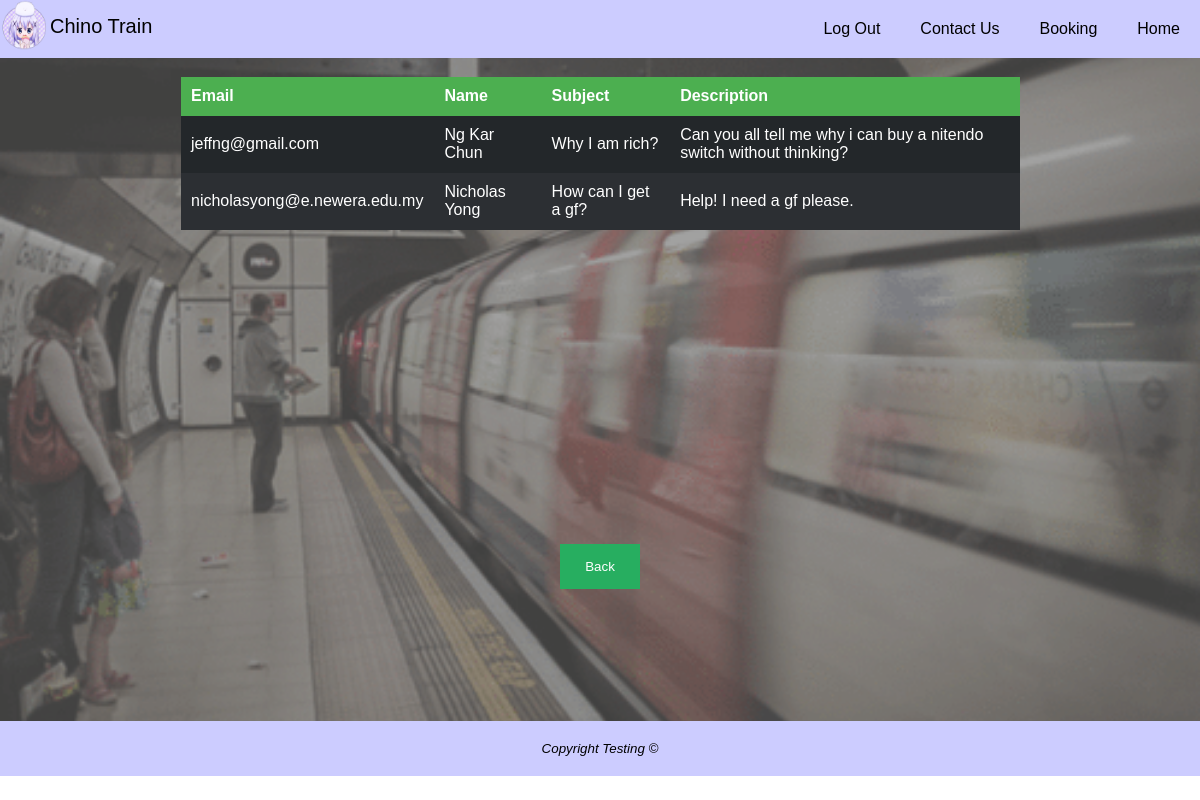
The page /Website/adminContact.php (signed in) on the database its author committed.
### tables this page shows
create table contact(
id int not null AUTO_INCREMENT,
email varchar(50) not null,
name varchar(50),
subject varchar(100),
description varchar(300), 
primary key(id));

### Website/adminContact.php (the view, shortened to what this page needs)
<!DOCTYPE html>
<html>
<head>
	<link rel="stylesheet" a href="css/styleA.css">
	<link rel="stylesheet" href="https://cdn.staticfile.org/font-awesome/4.7.0/css/font-awesome.css">
</head>
<body background="img/bgtrain.gif">
	<div class="mainpage-admin-contact">
		<div class="menu">
			<?php include 'adminmenu.php'; ?>
		</div>
		<br>
<?php
include 'C:/xampp/htdocs/WWW/conn_db.php';
$database="train";
$mysqli=new mysqli($host,$user,$password,$database);
$q="SELECT * from contact";
$r=$mysqli->query($q);
if ($r -> num_rows > 0) {
			echo '<div class="overflow">';
			echo "<table border='1'>";
			echo "<tr> <th>Email</th> <th>Name</th> <th>Subject</th> <th>Description</th></tr>";
			while ($row=$r -> fetch_assoc()) {
				echo "<tr> <td>".$row["email"]."</td> <td>".$row["name"]."</td> <td>".$row['subject']."</td> <td>".$row['description']."</td> </tr>";
			}
			echo "</table>";
			echo "</div>";
		}else{
			echo "0 result";
				}
?>
<form action="adminContact.php" method="post">
<br>
<input class="btn-back" type="Submit" name="back" value="Back">
	</form>
	</div>
	<div class="foot">
		<footer>
		  <div id="pfoot">Copyright Testing &#169;</div>
		</footer>
	</div>
</body>
</html>

### Website/adminmenu.php (shortened to what this page needs)
<ul>
<div class="home">
<a href="tickethome.php"><img src="img/Chino.png"></a>
<a href="tickethome.php"><span>Chino Train</span></a>
</div>
<span><a href="adminhome.php">Home</a></span>
<span><a href="adminbooking.php">Booking</a></span>
<span><a href="adminContact.php">Contact Us</a></span>
<span><a href="adminlogout.php">Log Out</a></span>
</ul>

### css/styleA.css (style rules this page uses)
body { margin: 0 auto; background-repeat: no-repeat; background-size: cover; background-position: center; font-family: Arial, Helvetica, sans-serif; }
.btn-back { display: flex; margin: auto; padding: 15px 25px; border: none; background-color: #27ae60; color: #fff; cursor: pointer; transition: 0.5s; }
.mainpage-admin-contact { background: rgb(105,105,105,0.6); padding-bottom: 11%; }
#pfoot { padding: 20px; text-align: center; font-style: italic; font-size: 10pt; color: black; }
.foot { color: white; background-color: #CCCCFF; }
.overflow { height: 450px; overflow-y: scroll; -ms-overflow-style: none; scrollbar-width: none; }
table { margin: 0 auto; border-collapse: collapse; border:transparent; width: 70%; }
tr:nth-child(even) { background-color: #23272A; }
tr:nth-child(odd) { background-color: #2C2F33; }
th { background-color: #4CAF50; color: white; }
td, th { text-align: left; padding: 10px; }
td { color: white; }

### Website/adminmenu.php (style rules this page uses)
ul { list-style-type: none; margin: 0; padding: 0; overflow: hidden; background-color: #CCCCFF; font-family: Arial, Helvetica, sans-serif; }
.home img { float: left; height:50px; width: 50px; }
.home span { color: black; font-size: 20px; float: left; padding-top: 15px; display: block; }
span { float: right; }
span a { display: block; color: black; padding: 20px; text-align:top; text-decoration: none; }

### rows shown on the page
contact: email "jeffng@gmail.com", name "Ng Kar Chun", subject "Why I am rich?", description "Can you all tell me why i can buy a nitendo switch without thinking?"
contact: email "nicholasyong@e.newera.edu.my", name "Nicholas Yong", subject "How can I get a gf?", description "Help! I need a gf please."
